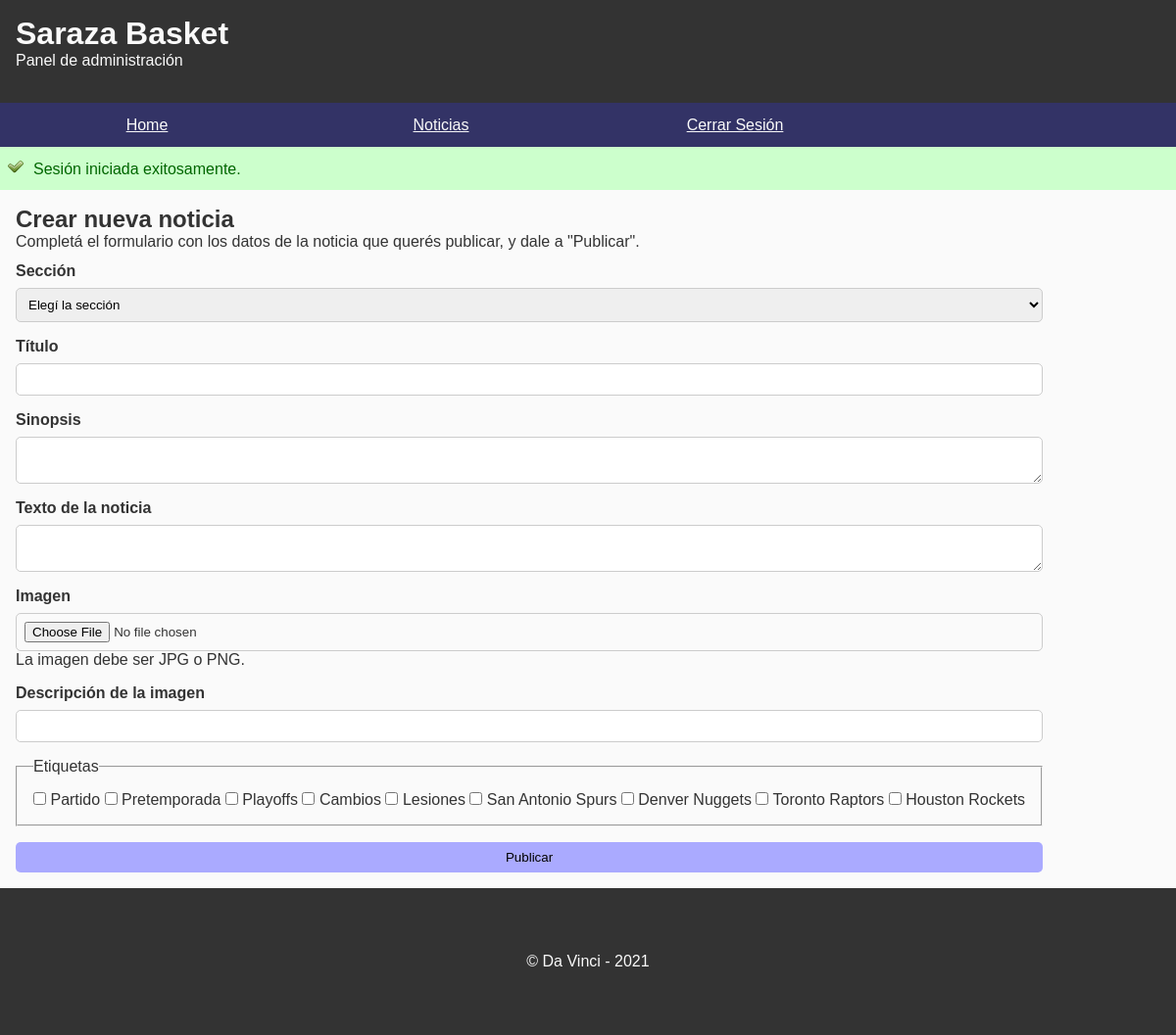
Screenshot of /admin/index.php?s=noticias-nueva (signed in) with the database file from the repository.
### tables this page shows
CREATE TABLE `etiquetas` (
  `etiqueta_id` smallint(5) UNSIGNED NOT NULL,
  `nombre` varchar(30) NOT NULL
);

### bootstrap/autoload.php (called while the page is built, shortened)
<?php
spl_autoload_register(function($className) {
    $filepath = __DIR__ . '/../classes/' . $className . ".php";
});

### classes/Autenticacion.php (called while the page is built, shortened)
<?php
class Autenticacion
{
    public function estaAutenticado(): bool
    {
        return isset($_SESSION['usuario_id']);
    }
}

### classes/EtiquetasRepository.php (called while the page is built)
<?php
class EtiquetasRepository
{
    private $db;
    public function __construct(PDO $db)
    {
        $this->db = $db;
    }
    public function getAll(): array
    {
        $query = "SELECT * FROM etiquetas";
        $stmt = $this->db->prepare($query);
        $stmt->execute();
        $stmt->setFetchMode(PDO::FETCH_CLASS, Etiqueta::class);
        return $stmt->fetchAll();
    }
}

### classes/Etiqueta.php (called while the page is built, shortened)
<?php
class Etiqueta
{
    protected $etiqueta_id;
    protected $nombre;
    public function getEtiquetaId(): int
    {
        return $this->etiqueta_id;
    }
    public function getNombre(): string
    {
        return $this->nombre;
    }
}

### admin/secciones/noticias-nueva.php (the view, shortened to what this page needs)
<?php
$etiquetaRepo = new EtiquetasRepository($db);
$etiquetas = $etiquetaRepo->getAll();
$errores = $_SESSION['errores'] ?? [];
$oldData = $_SESSION['oldData'] ?? [
    'seccion_id' => null,
    'etiquetas' => [],
];
?>
<section class="container-flex content">
    <div>
        <h1>Crear nueva noticia</h1>
        <p>Completá el formulario con los datos de la noticia que querés publicar, y dale a "Publicar".</p>
        <form action="acciones/noticias-crear.php" method="post" enctype="multipart/form-data">
            <div class="form-fila">
                <label for="seccion_id">Sección</label>
                <select
                    id="seccion_id"
                    name="seccion_id"
                    class="form-control"
                    <?= isset($errores['seccion_id']) ? 'aria-describedby="error-seccion_id"' : '';?>
                >
                    <option value="">Elegí la sección</option>
                </select>
            </div>
            <div class="form-fila">
                <label for="titulo">Título</label>
                <input type="text" id="titulo" name="titulo" class="form-control" value="<?= $oldData['titulo'] ?? '';?>" <?= isset($errores['titulo']) ? 'aria-describedby="error-titulo"' : '';?>>
            </div>
            <div class="form-fila">
                <label for="sinopsis">Sinopsis</label>
                <textarea id="sinopsis" name="sinopsis" class="form-control" <?= isset($errores['sinopsis']) ? 'aria-describedby="error-sinopsis"' : '';?>><?= $oldData['sinopsis'] ?? '';?></textarea>
            </div>
            <div class="form-fila">
                <label for="texto">Texto de la noticia</label>
                <textarea id="texto" name="texto" class="form-control" <?= isset($errores['texto']) ? 'aria-describedby="error-texto"' : '';?>><?= $oldData['texto'] ?? '';?></textarea>
            </div>
            <div class="form-fila">
                <label for="imagen">Imagen</label>
                <input type="file" id="imagen" name="imagen" class="form-control" aria-describedby="help-imagen">
                <p id="help-imagen">La imagen debe ser JPG o PNG.</p>
            </div>
            <div class="form-fila">
                <label for="imagen_descripcion">Descripción de la imagen</label>
                <input type="text" id="imagen_descripcion" name="imagen_descripcion" class="form-control" value="<?= $oldData['imagen_descripcion'] ?? '';?>">
            </div>
            <fieldset>
                <legend>Etiquetas</legend>
            <?php
            foreach($etiquetas as $etiqueta): ?>
                <label>
                    <input
                        type="checkbox"
                        name="etiquetas[]"
                        value="<?= $etiqueta->getEtiquetaId();?>"
                        <?= in_array($etiqueta->getEtiquetaId(), $oldData['etiquetas']) ? 'checked' : null;?>
                    >
                    <?= $etiqueta->getNombre();?>
                </label>
            <?php
            endforeach; ?>
            </fieldset>
            <button class="button" type="submit">Publicar</button>
        </form>
    </div>
</section>

### admin/index.php (shortened to what this page needs)
<?php
require_once __DIR__ . '/../bootstrap/autoload.php';
require_once __DIR__ . '/../bootstrap/conexion.php';
$auth = new Autenticacion($db);
$seccionActual = $_GET['s'] ?? 'home';
$statusExito = $_SESSION['status_exito'] ?? null;
?>
<!DOCTYPE html>
<html lang="es">
<head>
    <link rel="stylesheet" href="../css/estilos-v2.css">
</head>
<body>
    <header id="main-header">
        <p class="logo">Saraza Basket</p>
        <p>Panel de administración</p>
    </header>
    <nav id="main-nav">
    <?php
    if($auth->estaAutenticado()): ?>
        <ul>
            <li><a href="index.php">Home</a></li>
            <li><a href="index.php?s=noticias">Noticias</a></li>
            <li><a href="acciones/cerrar-sesion.php">Cerrar Sesión</a></li>
        </ul>
    <?php
    endif; ?>
    </nav>
    <main class="main-content">
    <?php
    if($statusExito):
    ?>
        <div class="msg-success"><?= $statusExito;?></div>
    <?php
    endif;
    ?>
    <?php
        require __DIR__ . "/secciones/" . $seccionActual . ".php";
    ?>
    </main>
    <footer id="main-footer">
        <p>&copy; Da Vinci - 2021</p>
    </footer>
</body>
</html>

### css/estilos-v2.css (style rules this page uses)
:root { --bg-nav: #336; --bg-footer: #333; --color-alert: #c00; --msg-error-text: #900; --msg-info-bg: #00a; --msg-info-text: #aaf; --msg-success-bg: #060; --msg-success-text: #cfc; }
* { margin: 0; padding: 0; -webkit-box-sizing: border-box; -moz-box-sizing: border-box; box-sizing: border-box; }
html { height: 100%; }
body { font-family: Verdana, Arial, sans-serif; display: grid; min-height: 100%; grid-template-columns: 100%; grid-template-rows: 105px 90px 1fr 150px; }
p { margin-bottom: .75rem; }
ul { margin-bottom: 1rem; }
.container-flex { display: flex; flex-wrap: wrap; }
#main-header { padding: 1em; background-color: #333; color: #fafafa; }
.logo { margin-bottom: 0; font-size: 2rem; font-weight: 700; }
#main-nav { background-color: #336; }
#main-nav ul { display: flex; flex-wrap: wrap; margin-bottom: 0; list-style: none; text-align: center; }
#main-nav ul li { width: 50%; height: 45px; line-height: 45px; }
#main-nav ul li a { display: block; color: #fafafa; }
.main-content { min-height: 100%; background-color: #fafafa; color: #333; }
#main-footer { height: 150px; background-color: #333; color: #fafafa; line-height: 150px; text-align: center; }
#main-footer p { margin-bottom: 0; }
.content { padding: 1rem; }
fieldset { padding: 1rem; margin-bottom: 1rem; }
.form-fila { margin-bottom: 1em; }
.form-fila label { display: block; margin-bottom: .5rem; font-weight: 700; }
.form-control { display: block; width: 100%; padding: .5rem; border: 1px solid #ccc; border-radius: 5px; }
.button { width: 100%; padding: .5rem 1rem; border: 0; border-radius: 5px; background-color: #aaf; }
.msg-success { padding: .75rem .5rem; color: var(--msg-success-bg); background-color: var(--msg-success-text); }
.msg-success::before { content: url(imgs/check.png); display: inline-block; margin-right: 10px; }
@media all and (min-width: 41.25em) { body { grid-template-rows: 105px 45px 1fr 150px; } }
@media all and (min-width: 41.25em) { #main-nav ul li { width: 25%; } }
@media all and (min-width: 68.75em) { .main-content, #main-content-admin, .container-fixed { max-width: 1500px; width: 100%; margin: auto; } }
@media all and (min-width: 68.75em) { .container-flex { align-items: flex-start; } }

### rows the page displays
etiquetas: nombre "Partido"
etiquetas: nombre "Pretemporada"
etiquetas: nombre "Playoffs"
etiquetas: nombre "Cambios"
etiquetas: nombre "Lesiones"
etiquetas: nombre "San Antonio Spurs"
etiquetas: nombre "Denver Nuggets"
etiquetas: nombre "Toronto Raptors"
etiquetas: nombre "Houston Rockets"

### other values shown
$statusExito "Sesión iniciada exitosamente."
